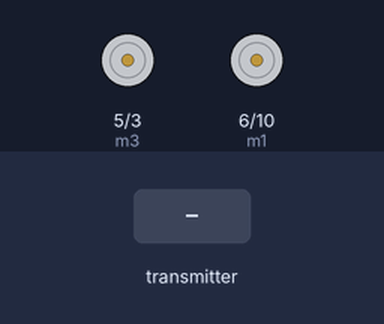
Bench run of a sketch on a simulated Arduino Uno, built with avr-gcc and run on an emulated ATmega328P. Shown: motor-driver pin pairs drawn as motors (green arrow = first pin HIGH = forward, orange = second pin HIGH = backward, longer = more drive). Inputs (shaded band) come from the test bench. No radio packets arrive unless stated; what the sketch prints to the serial monitor is not drawn.

Above: at 1.2 s.
1.3 s: the transmitter starts sending val.0 = 0
At 1.55 s:
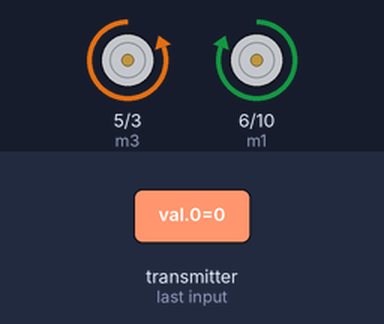
4.3 s: the transmitter starts sending val.1 = 256
At 4.84 s:
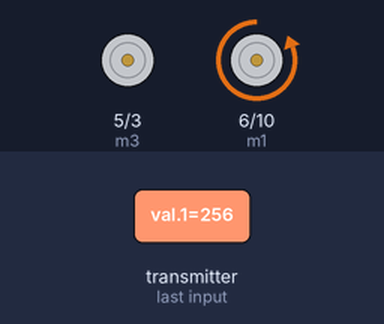
7.3 s: the transmitter starts sending val.1 = 512
At 8.01 s:
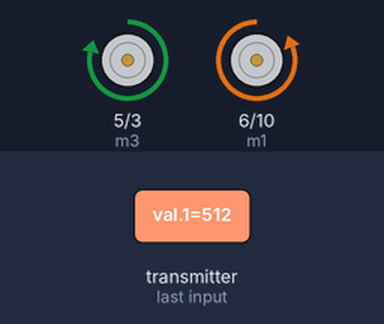
10.3 s: the transmitter starts sending val.0 = 512
13.3 s: the transmitter starts sending val.1 = 0
16.3 s: the transmitter starts sending val.2 = 0
Timing chart, 0 to 20.3 s (numbered marks = the images above; inputs shaded):
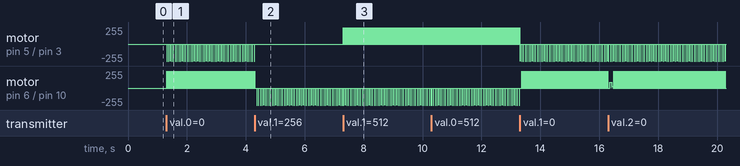

The sketch:

Receiver.ino
```cpp
//Include Libraries  for reciver
#include <SPI.h>
#include <nRF24L01.h>
#include <RF24.h>
RF24 radio(9, 8);
const byte address[6] = "12345";//address of the channel
int m1=6;//connecting M1 pin of motor driver to 6 pin of arduino uno
int m2=10;//connecting M2 pin of motor driver to 10 pin of arduino uno
int m3=5;//connecting M3 pin of motor driver to 5 pin of arduino uno
int m4=3;//connecting M4 pin of motor driver to 3 pin of arduino uno
int val[3];
void setup()
{

  Serial.begin(9600);
  pinMode(m1,OUTPUT);
  pinMode(m2,OUTPUT);
  pinMode(m3,OUTPUT);
  pinMode(m4,OUTPUT);

  radio.begin();
  radio.openReadingPipe(0, address);
  radio.setPALevel(RF24_PA_MAX);
  radio.setDataRate(RF24_250KBPS);
  radio.startListening();
}
void Forward()
{
  if(val[0]>125)
  {
    int a=map(val[0],124,255,0,255);
      analogWrite(m1,a);
      analogWrite(m2,0);
      analogWrite(m3,a);
      analogWrite(m4,0);
  }
}
void backward()
{
  if(val[0]<123)
  {
    int b=map(val[0],124,0,0,255);
     analogWrite(m1,0);
      analogWrite(m2,b);
      analogWrite(m3,0);
      analogWrite(m4,b);
  }
}
void left()
{
  if(val[1]<124)
  {
    int a1=map(val[1],124,0,0,255);
    analogWrite(m1,a1);
      analogWrite(m2,0);
      analogWrite(m3,0);
      analogWrite(m4,a1);
  }
}
void Right()
{
   if(val[1]>127)
  {
    int b1=map(val[1],125,255,0,255);
      analogWrite(m1,0);
      analogWrite(m2,b1);
      analogWrite(m3,b1);
      analogWrite(m4,0);
  }
}
void move()
{
 Forward();
 backward();
 left();
 Right();
}
void loop()
{
  if (radio.available())
  {
   radio.read(&val, sizeof(val));
   if((val[0]>=122&&val[0]<=132) && (val[1]>=122&&val[1]<=132)) //stop
    {
      analogWrite(m1,0);
      analogWrite(m2,0);
      analogWrite(m3,0);
      analogWrite(m4,0);
    }
    else
    {
      move();
    }
  }
  else
  {

    Serial.println("disConnected");
     analogWrite(m1,0);
      analogWrite(m2,0);
      analogWrite(m3,0);
      analogWrite(m4,0);
  }
}
```

Measured:
- after the input at 1.3 s, motor on pin 5 (m3) / pin 3 (m4): alternates backward 255/255 for 0.01 s and stopped for 0.04 s, starting at once; motor on pin 6 (m1) / pin 10 (m2): alternates forward 255/255 for 0.01 s and stopped for 0.04 s, starting at once
- after the input at 4.3 s, motor on pin 5 (m3) / pin 3 (m4): stops changing and stays stopped
- after the input at 7.3 s, motor on pin 5 (m3) / pin 3 (m4): alternates forward 247/255 for 0.01 s and stopped for 0.04 s, starting at once
